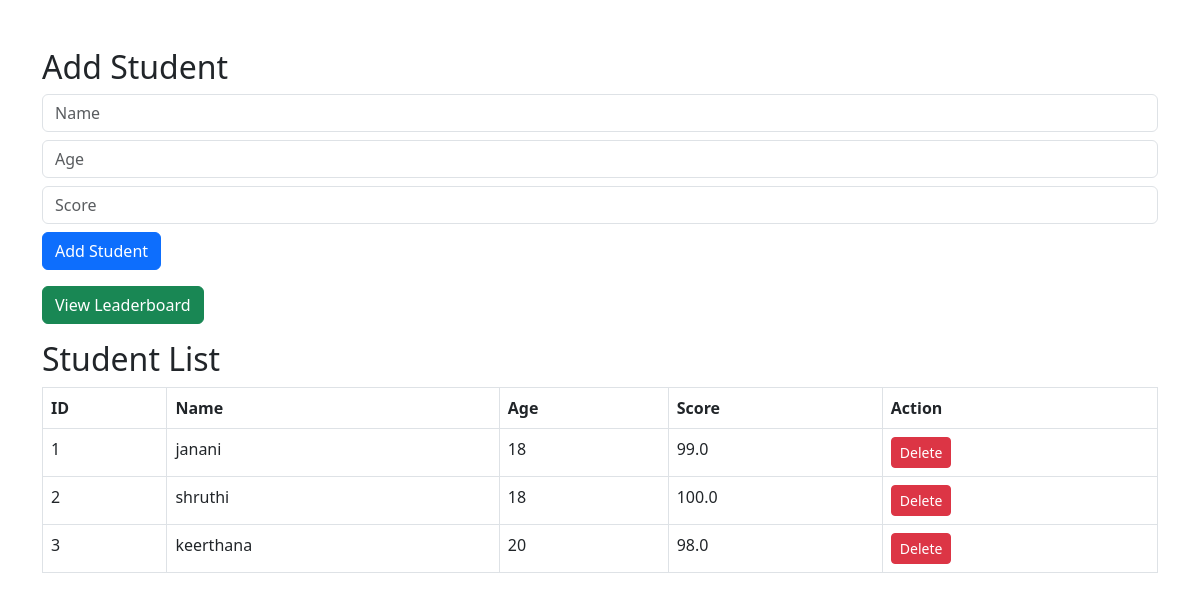
The app's page /, older data.
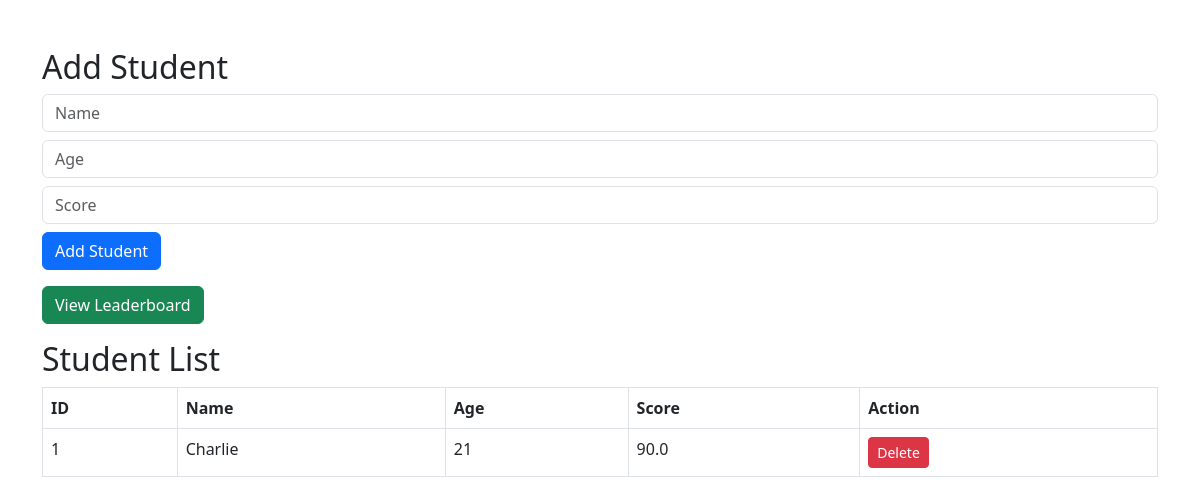
The same page, newer data.
### tables this page shows
CREATE TABLE students (
            id INTEGER PRIMARY KEY AUTOINCREMENT,
            name TEXT,
            age INTEGER,
            score REAL
        );

### app.py (the view)
@app.route("/")
def home():
    students = get_all_students()
    return render_template("add_student.html", students=students)

### models/db.py (called while the page is built)
def get_connection():
    return sqlite3.connect(DB)

def get_all_students():
    conn = get_connection()
    cur = conn.cursor()
    cur.execute("SELECT * FROM students")
    data = cur.fetchall()
    conn.close()
    return data

### templates/add_student.html (shortened to what this page needs)
<!DOCTYPE html>
<html>
<head>
    <link href="https://cdn.jsdelivr.net/npm/bootstrap@5.3.0/dist/css/bootstrap.min.css" rel="stylesheet">
</head>
<body class="container mt-5">
<h2>Add Student</h2>
<form action="/add" method="POST">
    <input type="text" name="name" class="form-control mb-2" placeholder="Name">
    <input type="number" name="age" class="form-control mb-2" placeholder="Age">
    <input type="number" step="0.01" name="score" class="form-control mb-2" placeholder="Score">
    <button class="btn btn-primary">Add Student</button>
</form>
<a href="/leaderboard" class="btn btn-success mt-3 mb-3">
    View Leaderboard
</a>
<h2>Student List</h2>
<table class="table table-bordered">
<tr>
    <th>ID</th>
    <th>Name</th>
    <th>Age</th>
    <th>Score</th>
    <th>Action</th>
</tr>
{% for student in students %}
<tr>
    <td>{{ student[0] }}</td>
    <td>{{ student[1] }}</td>
    <td>{{ student[2] }}</td>
    <td>{{ student[3] }}</td>
    <td>
        <a href="/delete/{{ student[0] }}" class="btn btn-danger btn-sm">Delete</a>
    </td>
</tr>
{% endfor %}
</table>
</body>
</html>

Row changes from the older to the newer data that the page shows:
removed students: id "2", name "shruthi", age "18", score "100.0"
removed students: id "3", name "keerthana", age "20", score "98.0"
changed students id 1: name "janani" → "Charlie"; age "18" → "21"; score "99.0" → "90.0"
